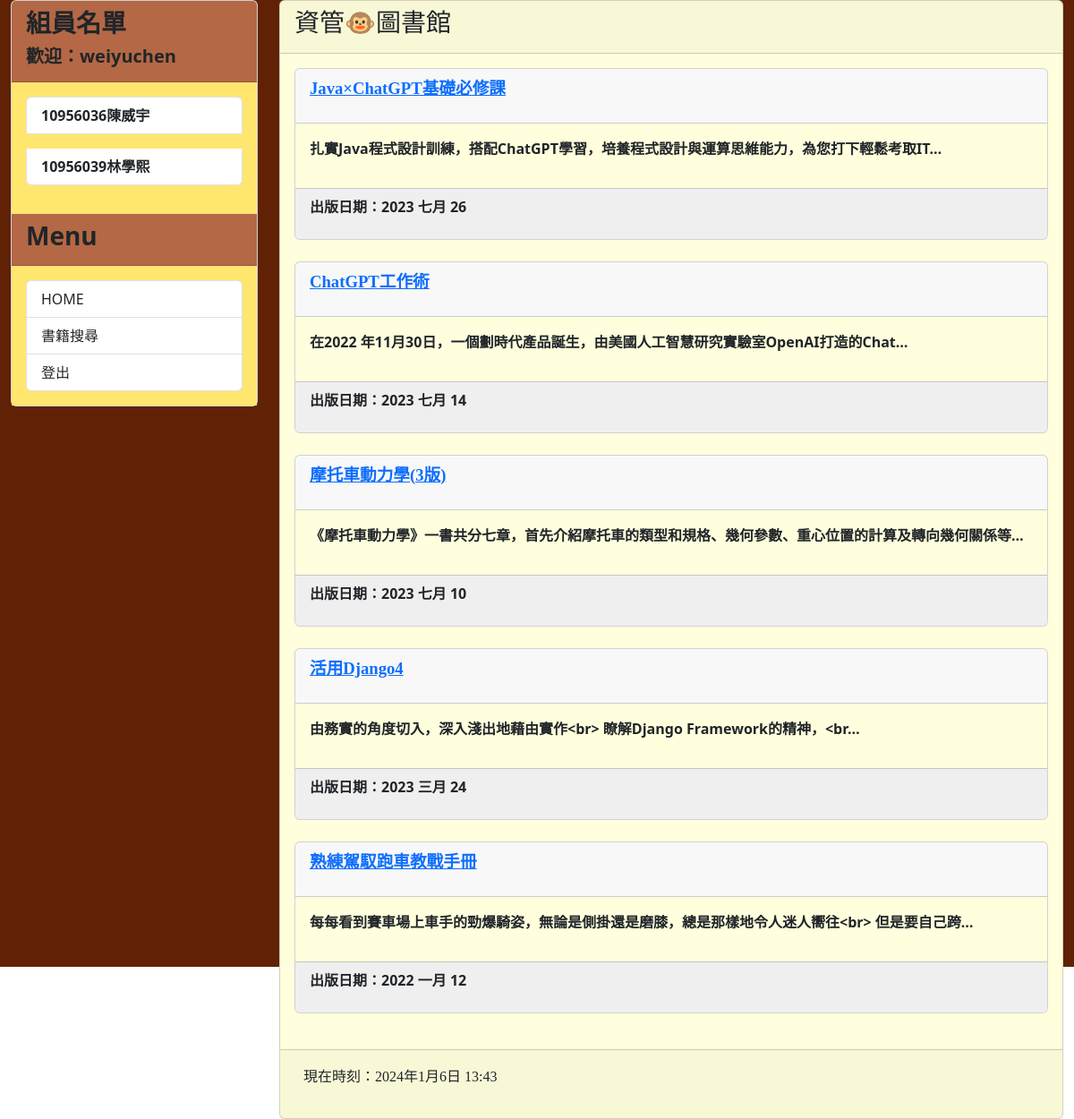
The app's page / (signed in) with its own data.
### mysite/models.py (models this page shows, shortened)
class Book(models.Model):
    title = models.CharField(max_length=200)
    slug = models.CharField(max_length=200)
    chap = models.CharField(max_length=2000)
    author = models.CharField(max_length=100)
    body = models.TextField(null=False, blank=True)
    pub_date = models.DateField()
    STATUS_CHOICES = (
        ('available', '館藏中'),
        ('borrowed', '外借中')
    )
    status = models.CharField(max_length=20, choices=STATUS_CHOICES, default='available')
    class Meta:
        ordering = ('-pub_date', )

### mysite/views.py (the view)
# urls.py: path('', mv.homepage, name="homepage"),
def homepage(request):
    posts = Book.objects.all()
    now = datetime.now()
    user_name = None
    if request.user.is_authenticated:
        user_name = request.user.username
    return render (request, 'index.html', locals())

### mysite/templates/index.html (shortened to what this page needs)
{% extends 'base.html' %}
{% block headmessage %}
    <h3 style='font-family: 微軟正黑體;'>資管🐵圖書館</h3>
{% endblock %}
{% block content %}
    {% for book in posts %}
        <div class='card'>
            <div class='card-header'>
                <p style='font-family: 微軟正黑體; font-size: 14pt; font-weight: bold;'>
                    <a href='{% url "showpost" slug=book.slug %}'>{{ book.title }}</a>
                </p>
            </div>
            <div class='card-body' style='background-color: #ffffdd;'>
                <p>{{ book.body | truncatechars:50 }}</p>
            </div>
            <div class='card-footer' style='background-color: #efefef;'>
                <p>出版日期：{{ book.pub_date | date:"Y M d"}}</p>
            </div>
        </div>
        <br>
    {% endfor %}
{% endblock %}

### templates/base.html (shortened to what this page needs)
<!DOCTYPE html>
<head>
    <link href="https://cdn.jsdelivr.net/npm/bootstrap@5.3.2/dist/css/bootstrap.min.css" rel="stylesheet">
</head>
<body>
    <div class="container-fluid" style="background-color: #602105; height: 1080px;">
        <div class="row">
            <div class="col-sm-3 col-md-3">
                <div class="card">
                    <div class="card-header" style="background-color: #B46845;">
                        <h3 style="font-weight: bold;">組員名單</h3>
                        {% if user.is_authenticated %}
                        <h5 style="font-weight: bold;">歡迎：{{ user_name }}</h5>
                        {% else %}
                        <h5 style="font-weight: bold;">未登入</h5>
                        {% endif %}
                    </div>
                    <div class="card-body" style="background-color: #FFE66F;">
                        <div class="list-group">
                            <p style="font-weight: bold;" class="list-group-item">10956036陳威宇</p>
                            <p style="font-weight: bold;" class="list-group-item">10956039林學熙</p>
                        </div>
                    </div>
                    <div class="card-header" style="background-color: #B46845;">
                        <h3 style="font-weight: bold;">Menu</h3>
                    </div>
                    <div class="card-body" style="background-color: #FFE66F;">
                        <div class="list-group">
                            <a href="/" class="list-group-item">HOME</a>
                            {% if not user.is_authenticated %}
                                <a href="register/" class="list-group-item">註冊帳號</a>
                                <a href="{% url 'login' %}" class="list-group-item">登入</a>
                            {% else %}
                                <a href="search/" class="list-group-item">書籍搜尋</a>
                                <a href="{% url 'logout' %}" class="list-group-item">登出</a>
                            {% endif %}
                        </div>
                    </div>
                </div>
            </div>
            <div class="col-sm-9 col-md-9">
                <div class="card" style="background-color: #ffd;">
                    <div class="card-header">
                        {% block headmessage %}
                        {% endblock %}
                    </div>
                    <div class="card-body" style="font-weight: bold;">
                        {% block content %}
                        {% endblock %}
                    </div>
                    <div class="card-footer">
                        {% include 'footer.html' %}
                    </div>
                </div>
            </div>
        </div>
    </div>
</body>
</html>

### records on screen
Book: title "Java×ChatGPT基礎必修課", body "扎實Java程式設計訓練，搭配ChatGPT學習，培養程式設計與運算思維能力，為您打下輕鬆考取IT…", pub_date "2023 七月 26"
Book: title "ChatGPT工作術", body "在2022 年11月30日，一個劃時代產品誕生，由美國人工智慧研究實驗室OpenAI打造的Chat…", pub_date "2023 七月 14"
Book: title "摩托車動力學(3版)", body "《摩托車動力學》一書共分七章，首先介紹摩托車的類型和規格、幾何參數、重心位置的計算及轉向幾何關係等…", pub_date "2023 七月 10"
Book: title "活用Django4", body "由務實的角度切入，深入淺出地藉由實作<br> 瞭解Django Framework的精神，<br…", pub_date "2023 三月 24"
Book: title "熟練駕馭跑車教戰手冊", body "每每看到賽車場上車手的勁爆騎姿，無論是側掛還是磨膝，總是那樣地令人迷人嚮往<br> 但是要自己跨…", pub_date "2022 一月 12"

### other values on screen
{{ user_name }} "weiyuchen"
